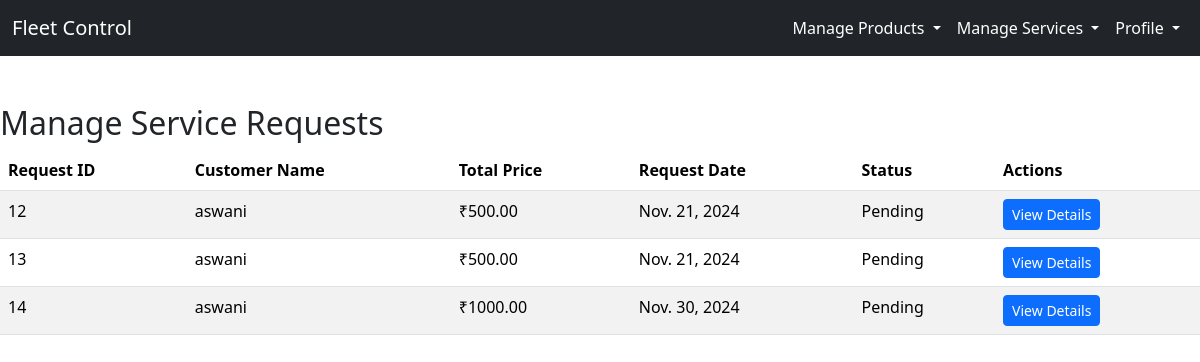
The app's page /manage_service_requests (signed in) with its own data.
### service_app/models.py (models this page shows, shortened)
class Service_checkout(models.Model):
    user = models.ForeignKey(User, on_delete=models.CASCADE)
    total_price = models.DecimalField(max_digits=10, decimal_places=2)
    checkout_date = models.DateTimeField(auto_now_add=True)
    scheduled_date = models.DateField(null=True, blank=True)  # New date field
    address = models.CharField(max_length=255, null=True, blank=True)
    location = models.CharField(max_length=100, null=True, blank=True)
    city = models.CharField(max_length=100, null=True, blank=True)
    pincode = models.CharField(max_length=20, null=True, blank=True)
    landmark = models.CharField(max_length=100, null=True, blank=True)
    status = models.CharField(max_length=50)
    message = models.CharField(max_length=255, null=True, blank=True)
    bank_name = models.CharField(max_length=100, null=True, blank=True)
    bank_acc_no = models.CharField(max_length=50, null=True, blank=True)
    ifsc = models.CharField(max_length=20, null=True, blank=True)
    cvv = models.CharField(max_length=4, null=True, blank=True)
    paid = models.BooleanField(default=False)

class User(AbstractUser):
    is_customer = models.BooleanField(default=False, verbose_name='Is Customer')
    is_service = models.BooleanField(default=False, verbose_name='Is Service Center')
    name = models.CharField(max_length=100, default='User')
    profile_picture = models.ImageField(upload_to='profile_pictures', blank=True, null=True)
    location = models.CharField(max_length=300, blank=True, null=True)
    address = models.TextField(max_length=1000, blank=True, null=True)
    city = models.CharField(max_length=250, blank=True, null=True)
    landmark = models.CharField(max_length=250, blank=True, null=True)
    verified = models.BooleanField(default=False, verbose_name='Is Verified')
    gender = models.BooleanField(default=False, verbose_name='Gender')
    date_of_birth = models.DateField(null=True, blank=True, verbose_name='Date of Birth')
    pincode = models.CharField(max_length=10, blank=True, null=True, verbose_name='Pincode')
    mobile_number = models.CharField(max_length=15, blank=True, null=True, verbose_name='Mobile Number')
    bank_name = models.CharField(max_length=100, default='Nil')
    bank_account_number = models.CharField(max_length=50, default='Nil')
    ifsc_code = models.CharField(max_length=20, default='Nil')
    upi_id = models.CharField(max_length=100, default='Nil')

### service_app/views.py (the view)
# urls.py: path('manage_service_requests', views.manage_service_requests, name='manage_service_requests'),
def manage_service_requests(request):
    service_center_user = request.user  # Get the logged-in service center user
    orders = Service_checkout.objects.filter(ordered_products__service__user=service_center_user).distinct()
    context = {
        'orders': orders
    }
    return render(request, 'service_center/manage_service_requests.html', context)

### templates/service_center/manage_service_requests.html
{% extends 'service_center/service_base.html' %}
{% load static %}
{% block content %}
<br>
<br>
<h2>Manage Service Requests</h2>
{% if orders %}
    <table class="table table-striped">
        <thead>
            <tr>
                <th>Request ID</th>
                <th>Customer Name</th>
                <th>Total Price</th>
                <th>Request Date</th>
                <th>Status</th>
                <th>Actions</th>
            </tr>
        </thead>
        <tbody>
            {% for order in orders %}
                <tr>
                    <td>{{ order.id }}</td>
                    <td>{{ order.user.name }}</td>
                    <td>₹{{ order.total_price }}</td>
                    <td>{{ order.scheduled_date }}</td>
                    <td>{{ order.status }}</td>
                    <td>
                        <a href="{% url 'service_details_service_side' order.pk %}" class="btn btn-primary btn-sm">View Details</a>
                    </td>
                </tr>
            {% endfor %}
        </tbody>
    </table>
{% else %}
    <p>No orders found for your products.</p>
{% endif %}
<br>
<br>
{% endblock %}

### records on screen
Service_checkout: id "12", user.name "aswani", total_price "500.00", scheduled_date "Nov. 21, 2024", status "Pending"
Service_checkout: id "13", user.name "aswani", total_price "500.00", scheduled_date "Nov. 21, 2024", status "Pending"
Service_checkout: id "14", user.name "aswani", total_price "1000.00", scheduled_date "Nov. 30, 2024", status "Pending"
